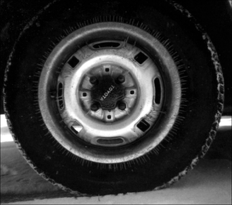
#> input picture lab3/tire.tif, 232 x 205 px
$ python specification.py
#> lines starting #> are read from the running program, lines starting #| are printed output that depends on the picture
import cv2
import numpy as np
import matplotlib.pyplot as plt
import math

image_or = cv2.imread("tire.tif",0)
#> image_or is the input picture: shape (205, 232); min 0, max 255, mean 53.7
image_sp = cv2.imread("tire.tif",0)
image_tr = cv2.imread("cameraman.tif",0)
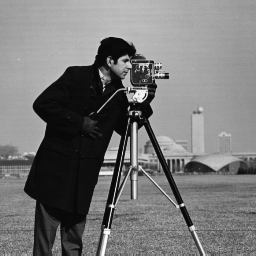
#> input picture lab3/cameraman.tif, 256 x 256 px
#> image_tr is the input picture: shape (256, 256); min 7, max 253, mean 118.7

frq_or = np.zeros((256))
frq_sp = np.zeros((256))
frq_tr = np.zeros((256))

cumulative_or = np.zeros((256))
cumulative_tr = np.zeros((256))

#cumulative for input
for y in range(image_or.shape[0]):
    for x in range(image_or.shape[1]):
        frq_or[image_or[y][x]] = frq_or[image_or[y][x]] + 1
#> after the loop, frq_or = 256 values, max 2053 at index 2, min 11 at index 243, mean 185.8

cumulative_or[0] = frq_or[0]
for i in range(1,256):
    cumulative_or[i] = cumulative_or[i-1]+frq_or[i]
#> after the loop, cumulative_or = 256 values from 477 to 47560

cum = cumulative_or[255]
#> cum = 47560

for i in range(256):
    cumulative_or[i] = cumulative_or[i]/cum
#> after the loop, cumulative_or = 256 values from 0.01 to 1
#########################

#cumulative for target
for y in range(image_tr.shape[0]):
    for x in range(image_tr.shape[1]):
        frq_tr[image_tr[y][x]] = frq_tr[image_tr[y][x]] + 1
#> after the loop, frq_tr = 256 values, max 1685 at index 14, min 0 at index 0, mean 256

cumulative_tr[0] = frq_tr[0]
for i in range(1,256):
    cumulative_tr[i] = cumulative_tr[i-1]+frq_tr[i]
#> after the loop, cumulative_tr = 256 values from 0 to 65536

cum = cumulative_tr[255]
#> cum = 65536

for i in range(256):
    cumulative_tr[i] = cumulative_tr[i]/cum
#> after the loop, cumulative_tr = 256 values from 0 to 1
##########################

#matching
j=0
index_map = np.zeros((256))
for i in range(256):
    this_val = cumulative_or[i]
    min_diff = abs(cumulative_or[i]-cumulative_tr[j])
    for k in range(j,256):
        new_diff = abs(cumulative_or[i]-cumulative_tr[j])
        if new_diff>min_diff:
            j = j-1
            break
        elif new_diff<=min_diff and j<255:
            j = j+1
    index_map[i] = j
#> this loop made 256 passes
#> (this_val, min_diff) on passes 1 to 3: (0.01, 0.01), (0.0494, 0.0429), (0.0925, 0.00413)
#> after the loop, index_map = 256 values from 8 to 255; j = 255
#########################

for y in range(image_sp.shape[0]):
    for x in range(image_sp.shape[1]):
        image_sp[y][x] = index_map[image_or[y][x]]
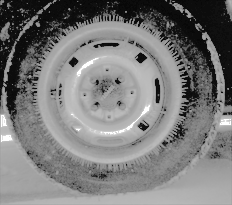
#> image_sp: shape (205, 232); min 8, max 255, mean 121.7

for y in range(image_sp.shape[0]):
    for x in range(image_sp.shape[1]):
        frq_sp[image_sp[y][x]] = frq_sp[image_sp[y][x]] + 1
#> after the loop, frq_sp = 256 values, max 3924 at index 12, min 0 at index 0, mean 185.8

plt.figure(1)
plt.subplot(311)
plt.bar(range(256), frq_or)
plt.subplot(312)
plt.bar(range(256), frq_tr)
plt.subplot(313)
plt.bar(range(256), frq_sp)
plt.show()
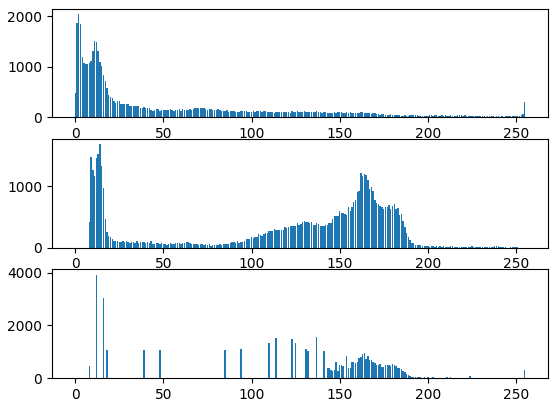
#> figure drawn by matplotlib, 3 panels; panel 1: tallest bar 2053 high, from x = 1.6 to 2.4; panel 2: tallest bar 1685 high, from x = 13.6 to 14.4; panel 3: tallest bar 3924 high, from x = 11.6 to 12.4

cv2.imshow("original",image_or)
cv2.imshow("specified",image_sp)
cv2.waitKey(0)
